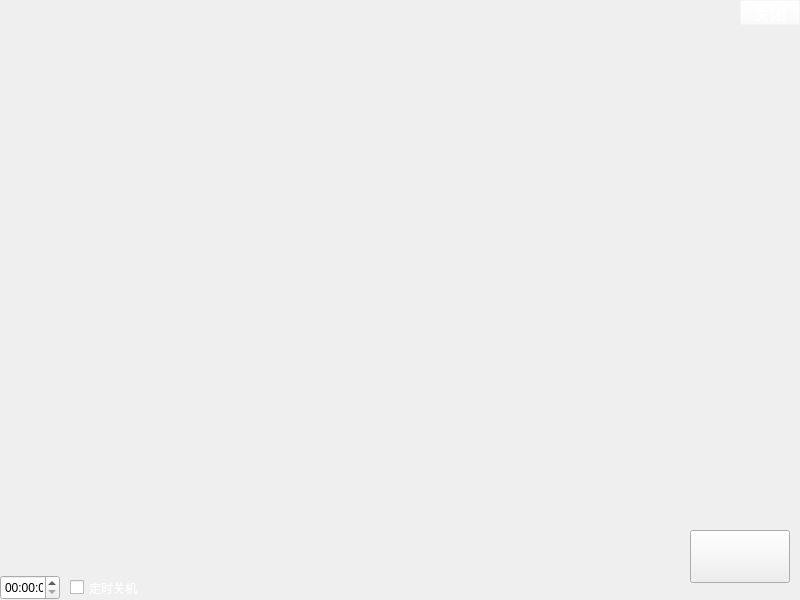
<?xml version="1.0" encoding="UTF-8"?>
<ui version="4.0">
 <class>MainWindow</class>
 <widget class="QWidget" name="MainWindow">
  <property name="geometry">
   <rect>
    <x>0</x>
    <y>0</y>
    <width>800</width>
    <height>600</height>
   </rect>
  </property>
  <property name="windowTitle">
   <string>网络关机助手</string>
  </property>
  <widget class="QPushButton" name="pushButton_poweroff">
   <property name="geometry">
    <rect>
     <x>690</x>
     <y>530</y>
     <width>100</width>
     <height>53</height>
    </rect>
   </property>
   <property name="styleSheet">
    <string notr="true">border-image: url(:/images/images/pw_n.png);</string>
   </property>
   <property name="text">
    <string/>
   </property>
  </widget>
  <widget class="QPushButton" name="pushButton_close">
   <property name="geometry">
    <rect>
     <x>740</x>
     <y>0</y>
     <width>60</width>
     <height>25</height>
    </rect>
   </property>
   <property name="font">
    <font>
     <family>黑体</family>
     <pointsize>12</pointsize>
    </font>
   </property>
   <property name="styleSheet">
    <string notr="true">background-color: rgba(255, 255, 255, 0);
color: rgb(255, 255, 255);</string>
   </property>
   <property name="text">
    <string>关闭</string>
   </property>
  </widget>
  <widget class="QLabel" name="label_mainBack">
   <property name="geometry">
    <rect>
     <x>0</x>
     <y>0</y>
     <width>800</width>
     <height>600</height>
    </rect>
   </property>
   <property name="styleSheet">
    <string notr="true">border-image: url(:/images/images/mainBack.png);</string>
   </property>
   <property name="text">
    <string/>
   </property>
  </widget>
  <widget class="QLabel" name="label_logo">
   <property name="geometry">
    <rect>
     <x>3</x>
     <y>3</y>
     <width>18</width>
     <height>18</height>
    </rect>
   </property>
   <property name="text">
    <string/>
   </property>
  </widget>
  <widget class="QLabel" name="label_title">
   <property name="geometry">
    <rect>
     <x>25</x>
     <y>3</y>
     <width>200</width>
     <height>18</height>
    </rect>
   </property>
   <property name="font">
    <font>
     <family>黑体</family>
     <pointsize>10</pointsize>
    </font>
   </property>
   <property name="styleSheet">
    <string notr="true">color: rgb(255, 255, 255);</string>
   </property>
   <property name="text">
    <string/>
   </property>
  </widget>
  <widget class="QLabel" name="label_sysInfor">
   <property name="geometry">
    <rect>
     <x>520</x>
     <y>210</y>
     <width>250</width>
     <height>140</height>
    </rect>
   </property>
   <property name="font">
    <font>
     <family>黑体</family>
     <pointsize>11</pointsize>
    </font>
   </property>
   <property name="styleSheet">
    <string notr="true">color: rgb(255, 255, 255);</string>
   </property>
   <property name="text">
    <string/>
   </property>
  </widget>
  <widget class="QTimeEdit" name="timeEdit_off">
   <property name="geometry">
    <rect>
     <x>0</x>
     <y>575</y>
     <width>60</width>
     <height>25</height>
    </rect>
   </property>
  </widget>
  <widget class="QCheckBox" name="checkBox_isTimerOff">
   <property name="geometry">
    <rect>
     <x>70</x>
     <y>575</y>
     <width>80</width>
     <height>25</height>
    </rect>
   </property>
   <property name="styleSheet">
    <string notr="true">color: rgb(255, 255, 255);</string>
   </property>
   <property name="text">
    <string>定时关机</string>
   </property>
  </widget>
  <zorder>label_mainBack</zorder>
  <zorder>pushButton_poweroff</zorder>
  <zorder>pushButton_close</zorder>
  <zorder>label_logo</zorder>
  <zorder>label_title</zorder>
  <zorder>label_sysInfor</zorder>
  <zorder>timeEdit_off</zorder>
  <zorder>checkBox_isTimerOff</zorder>
 </widget>
 <resources/>
 <connections/>
</ui>
